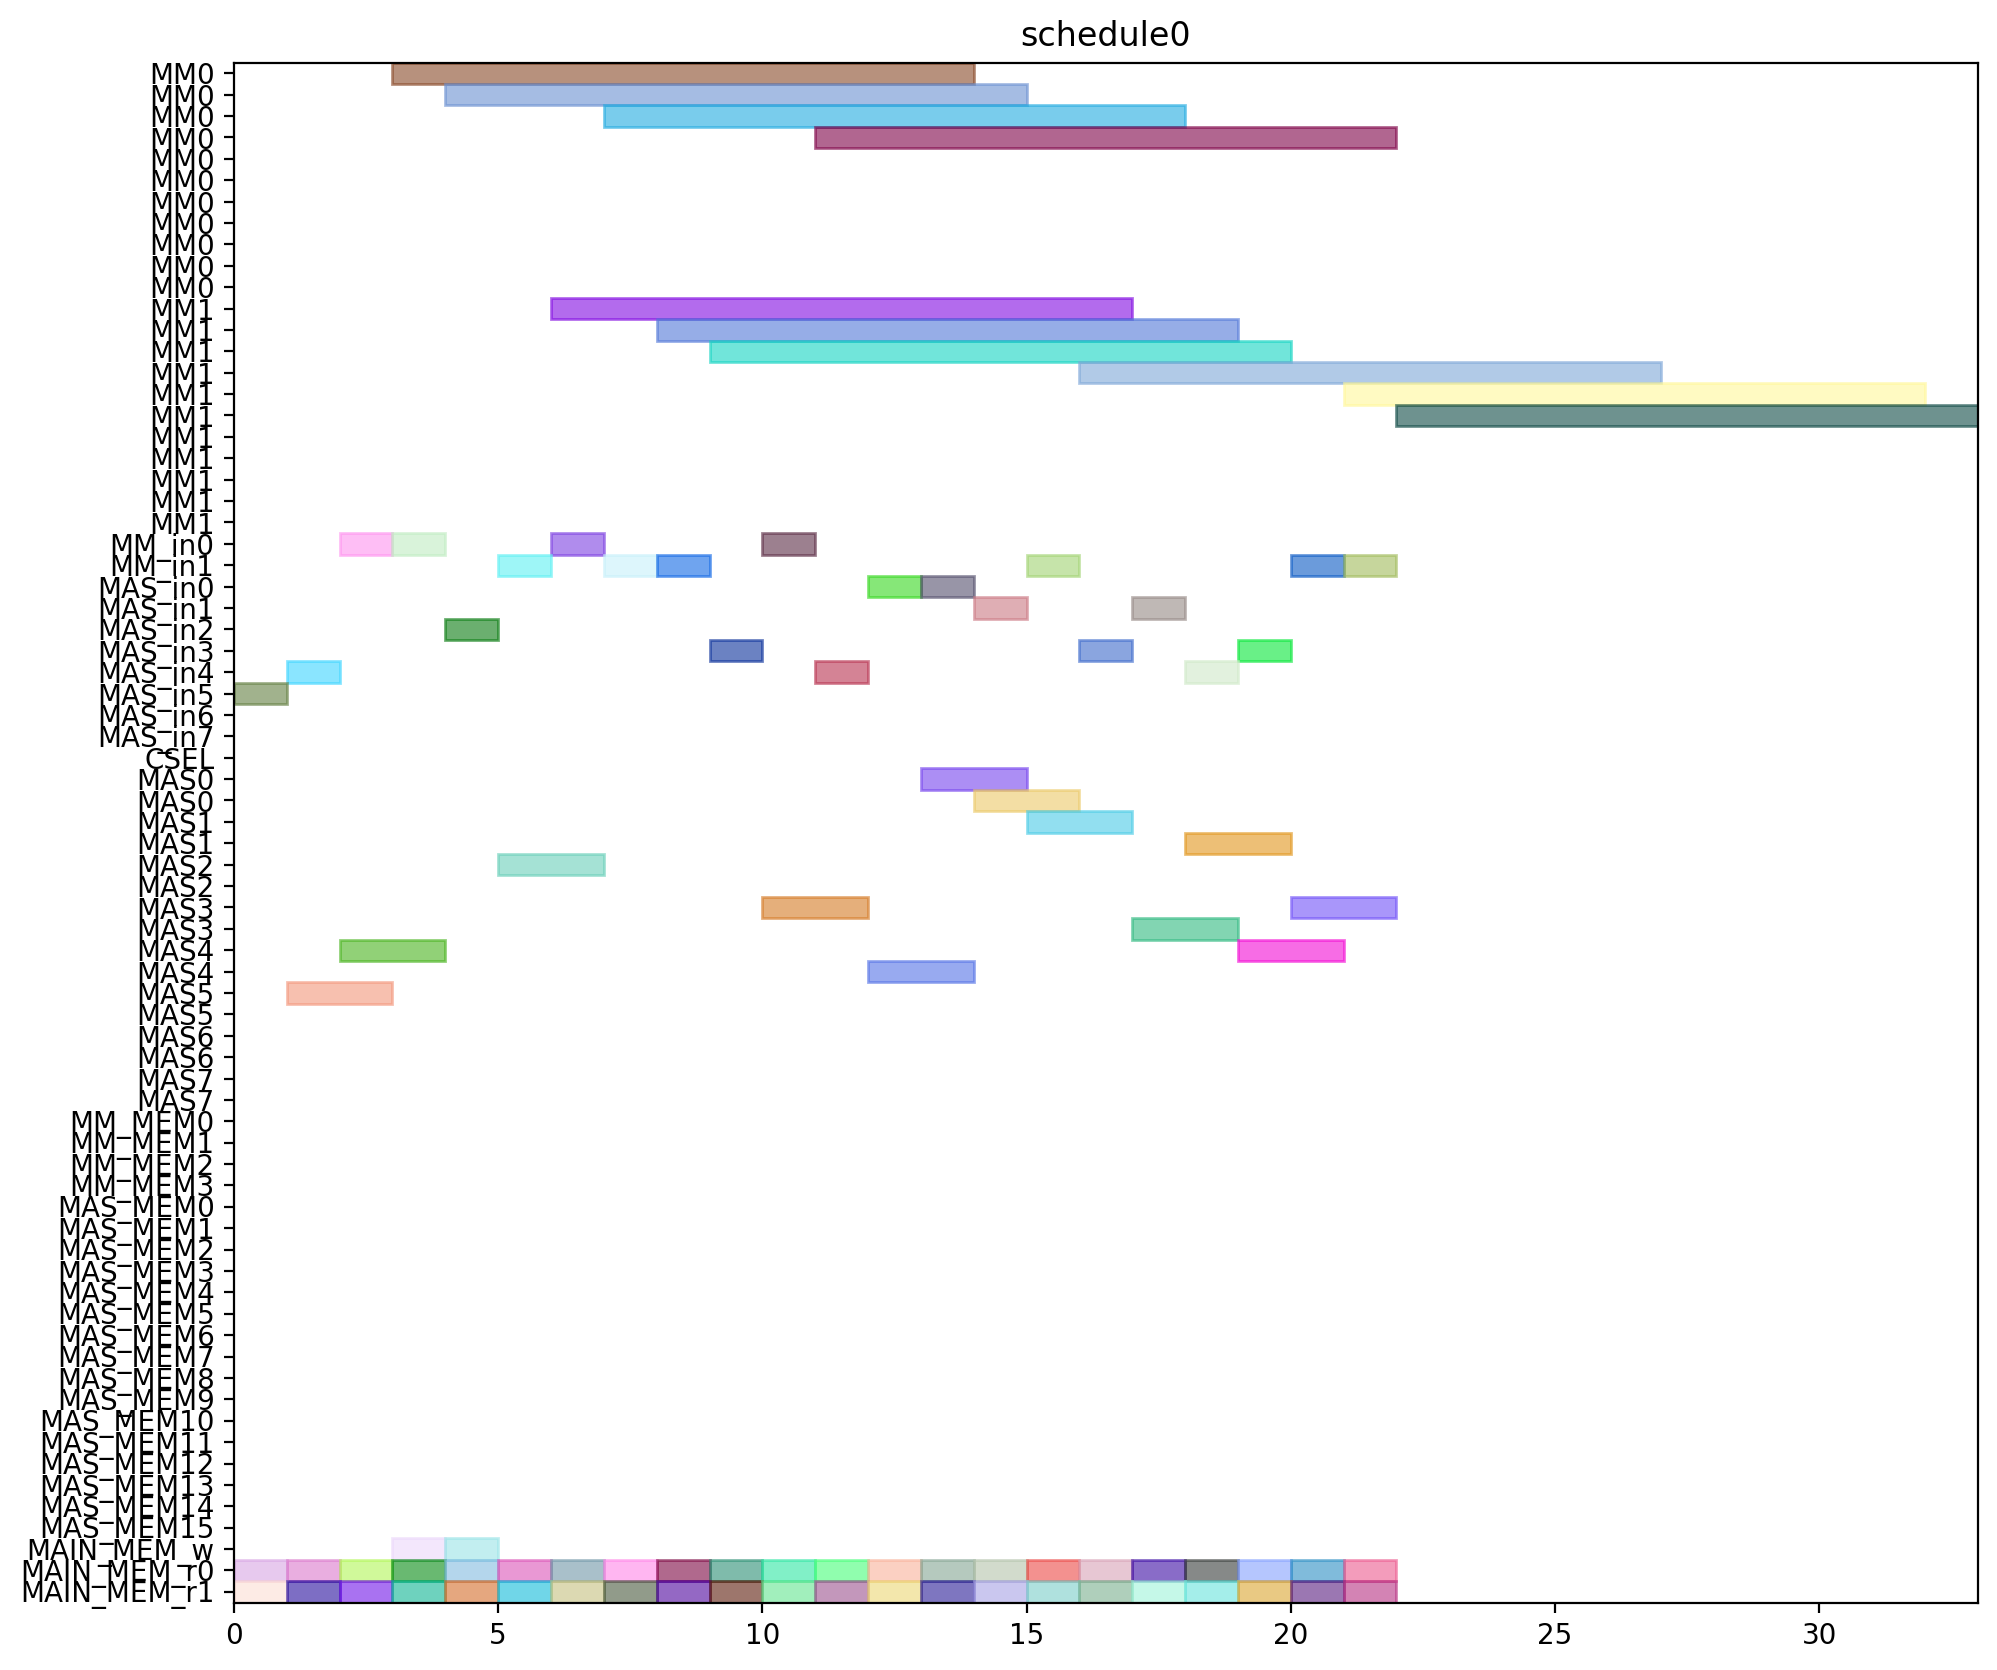

Python code for this plot:
from pyschedule import Scenario, solvers, plotters, alt


def solve():
	horizon = 120
	S = Scenario("schedule0", horizon=horizon)

	# resource
	MM = S.Resources('MM', num=2, size=11)
	MM_in = S.Resources('MM_in', num=2)
	MAS_in = S.Resources('MAS_in', num=8)
	CSEL = S.Resource('CSEL')
	MAS = S.Resources('MAS', num=8, size=2, periods=range(1, horizon))
	MM_MEM = S.Resources('MM_MEM', num=4)
	MAS_MEM = S.Resources('MAS_MEM', num=16)
	MAIN_MEM_w = S.Resource('MAIN_MEM_w', size=1)
	MAIN_MEM_r = S.Resources('MAIN_MEM_r', num=2)

	# result of previous scheduling

	# new tasks
	c10_t0 = S.Task('c10_t0', length=11, delay_cost=1)
	c10_t0 += alt(MM)
	c10_t0_in = S.Task('c10_t0_in', length=1, delay_cost=1)
	c10_t0_in += alt(MM_in)
	S += c10_t0_in*MM_in[0]<=c10_t0*MM[0]
	S += c10_t0_in*MM_in[1]<=c10_t0*MM[1]
	c10_t0_mem0 = S.Task('c10_t0_mem0', length=1, delay_cost=1)
	c10_t0_mem0 += MAIN_MEM_r[0]
	S += c10_t0_mem0 <= c10_t0

	c10_t0_mem1 = S.Task('c10_t0_mem1', length=1, delay_cost=1)
	c10_t0_mem1 += MAIN_MEM_r[1]
	S += c10_t0_mem1 <= c10_t0

	c10_t1 = S.Task('c10_t1', length=11, delay_cost=1)
	c10_t1 += alt(MM)
	c10_t1_in = S.Task('c10_t1_in', length=1, delay_cost=1)
	c10_t1_in += alt(MM_in)
	S += c10_t1_in*MM_in[0]<=c10_t1*MM[0]
	S += c10_t1_in*MM_in[1]<=c10_t1*MM[1]
	c10_t1_mem0 = S.Task('c10_t1_mem0', length=1, delay_cost=1)
	c10_t1_mem0 += MAIN_MEM_r[0]
	S += c10_t1_mem0 <= c10_t1

	c10_t1_mem1 = S.Task('c10_t1_mem1', length=1, delay_cost=1)
	c10_t1_mem1 += MAIN_MEM_r[1]
	S += c10_t1_mem1 <= c10_t1

	c10_t2 = S.Task('c10_t2', length=2, delay_cost=1)
	c10_t2 += alt(MAS)
	c10_t2_in = S.Task('c10_t2_in', length=1, delay_cost=1)
	c10_t2_in += alt(MAS_in)
	S += c10_t2_in*MAS_in[0]<=c10_t2*MAS[0]

	S += c10_t2_in*MAS_in[1]<=c10_t2*MAS[1]

	S += c10_t2_in*MAS_in[2]<=c10_t2*MAS[2]

	S += c10_t2_in*MAS_in[3]<=c10_t2*MAS[3]

	S += c10_t2_in*MAS_in[4]<=c10_t2*MAS[4]

	S += c10_t2_in*MAS_in[5]<=c10_t2*MAS[5]

	S += c10_t2_in*MAS_in[6]<=c10_t2*MAS[6]

	S += c10_t2_in*MAS_in[7]<=c10_t2*MAS[7]

	c10_t2_mem0 = S.Task('c10_t2_mem0', length=1, delay_cost=1)
	c10_t2_mem0 += MAIN_MEM_r[0]
	S += c10_t2_mem0 <= c10_t2

	c10_t2_mem1 = S.Task('c10_t2_mem1', length=1, delay_cost=1)
	c10_t2_mem1 += MAIN_MEM_r[1]
	S += c10_t2_mem1 <= c10_t2

	c10_t3 = S.Task('c10_t3', length=2, delay_cost=1)
	c10_t3 += alt(MAS)
	c10_t3_in = S.Task('c10_t3_in', length=1, delay_cost=1)
	c10_t3_in += alt(MAS_in)
	S += c10_t3_in*MAS_in[0]<=c10_t3*MAS[0]

	S += c10_t3_in*MAS_in[1]<=c10_t3*MAS[1]

	S += c10_t3_in*MAS_in[2]<=c10_t3*MAS[2]

	S += c10_t3_in*MAS_in[3]<=c10_t3*MAS[3]

	S += c10_t3_in*MAS_in[4]<=c10_t3*MAS[4]

	S += c10_t3_in*MAS_in[5]<=c10_t3*MAS[5]

	S += c10_t3_in*MAS_in[6]<=c10_t3*MAS[6]

	S += c10_t3_in*MAS_in[7]<=c10_t3*MAS[7]

	c10_t3_mem0 = S.Task('c10_t3_mem0', length=1, delay_cost=1)
	c10_t3_mem0 += MAIN_MEM_r[0]
	S += c10_t3_mem0 <= c10_t3

	c10_t3_mem1 = S.Task('c10_t3_mem1', length=1, delay_cost=1)
	c10_t3_mem1 += MAIN_MEM_r[1]
	S += c10_t3_mem1 <= c10_t3

	c20_t0 = S.Task('c20_t0', length=11, delay_cost=1)
	c20_t0 += alt(MM)
	c20_t0_in = S.Task('c20_t0_in', length=1, delay_cost=1)
	c20_t0_in += alt(MM_in)
	S += c20_t0_in*MM_in[0]<=c20_t0*MM[0]
	S += c20_t0_in*MM_in[1]<=c20_t0*MM[1]
	c20_t0_mem0 = S.Task('c20_t0_mem0', length=1, delay_cost=1)
	c20_t0_mem0 += MAIN_MEM_r[0]
	S += c20_t0_mem0 <= c20_t0

	c20_t0_mem1 = S.Task('c20_t0_mem1', length=1, delay_cost=1)
	c20_t0_mem1 += MAIN_MEM_r[1]
	S += c20_t0_mem1 <= c20_t0

	c20_t1 = S.Task('c20_t1', length=11, delay_cost=1)
	c20_t1 += alt(MM)
	c20_t1_in = S.Task('c20_t1_in', length=1, delay_cost=1)
	c20_t1_in += alt(MM_in)
	S += c20_t1_in*MM_in[0]<=c20_t1*MM[0]
	S += c20_t1_in*MM_in[1]<=c20_t1*MM[1]
	c20_t1_mem0 = S.Task('c20_t1_mem0', length=1, delay_cost=1)
	c20_t1_mem0 += MAIN_MEM_r[0]
	S += c20_t1_mem0 <= c20_t1

	c20_t1_mem1 = S.Task('c20_t1_mem1', length=1, delay_cost=1)
	c20_t1_mem1 += MAIN_MEM_r[1]
	S += c20_t1_mem1 <= c20_t1

	c20_t2 = S.Task('c20_t2', length=2, delay_cost=1)
	c20_t2 += alt(MAS)
	c20_t2_in = S.Task('c20_t2_in', length=1, delay_cost=1)
	c20_t2_in += alt(MAS_in)
	S += c20_t2_in*MAS_in[0]<=c20_t2*MAS[0]

	S += c20_t2_in*MAS_in[1]<=c20_t2*MAS[1]

	S += c20_t2_in*MAS_in[2]<=c20_t2*MAS[2]

	S += c20_t2_in*MAS_in[3]<=c20_t2*MAS[3]

	S += c20_t2_in*MAS_in[4]<=c20_t2*MAS[4]

	S += c20_t2_in*MAS_in[5]<=c20_t2*MAS[5]

	S += c20_t2_in*MAS_in[6]<=c20_t2*MAS[6]

	S += c20_t2_in*MAS_in[7]<=c20_t2*MAS[7]

	c20_t2_mem0 = S.Task('c20_t2_mem0', length=1, delay_cost=1)
	c20_t2_mem0 += MAIN_MEM_r[0]
	S += c20_t2_mem0 <= c20_t2

	c20_t2_mem1 = S.Task('c20_t2_mem1', length=1, delay_cost=1)
	c20_t2_mem1 += MAIN_MEM_r[1]
	S += c20_t2_mem1 <= c20_t2

	c20_t3 = S.Task('c20_t3', length=2, delay_cost=1)
	c20_t3 += alt(MAS)
	c20_t3_in = S.Task('c20_t3_in', length=1, delay_cost=1)
	c20_t3_in += alt(MAS_in)
	S += c20_t3_in*MAS_in[0]<=c20_t3*MAS[0]

	S += c20_t3_in*MAS_in[1]<=c20_t3*MAS[1]

	S += c20_t3_in*MAS_in[2]<=c20_t3*MAS[2]

	S += c20_t3_in*MAS_in[3]<=c20_t3*MAS[3]

	S += c20_t3_in*MAS_in[4]<=c20_t3*MAS[4]

	S += c20_t3_in*MAS_in[5]<=c20_t3*MAS[5]

	S += c20_t3_in*MAS_in[6]<=c20_t3*MAS[6]

	S += c20_t3_in*MAS_in[7]<=c20_t3*MAS[7]

	c20_t3_mem0 = S.Task('c20_t3_mem0', length=1, delay_cost=1)
	c20_t3_mem0 += MAIN_MEM_r[0]
	S += c20_t3_mem0 <= c20_t3

	c20_t3_mem1 = S.Task('c20_t3_mem1', length=1, delay_cost=1)
	c20_t3_mem1 += MAIN_MEM_r[1]
	S += c20_t3_mem1 <= c20_t3

	c01_t0 = S.Task('c01_t0', length=11, delay_cost=1)
	c01_t0 += alt(MM)
	c01_t0_in = S.Task('c01_t0_in', length=1, delay_cost=1)
	c01_t0_in += alt(MM_in)
	S += c01_t0_in*MM_in[0]<=c01_t0*MM[0]
	S += c01_t0_in*MM_in[1]<=c01_t0*MM[1]
	c01_t0_mem0 = S.Task('c01_t0_mem0', length=1, delay_cost=1)
	c01_t0_mem0 += MAIN_MEM_r[0]
	S += c01_t0_mem0 <= c01_t0

	c01_t0_mem1 = S.Task('c01_t0_mem1', length=1, delay_cost=1)
	c01_t0_mem1 += MAIN_MEM_r[1]
	S += c01_t0_mem1 <= c01_t0

	c01_t1 = S.Task('c01_t1', length=11, delay_cost=1)
	c01_t1 += alt(MM)
	c01_t1_in = S.Task('c01_t1_in', length=1, delay_cost=1)
	c01_t1_in += alt(MM_in)
	S += c01_t1_in*MM_in[0]<=c01_t1*MM[0]
	S += c01_t1_in*MM_in[1]<=c01_t1*MM[1]
	c01_t1_mem0 = S.Task('c01_t1_mem0', length=1, delay_cost=1)
	c01_t1_mem0 += MAIN_MEM_r[0]
	S += c01_t1_mem0 <= c01_t1

	c01_t1_mem1 = S.Task('c01_t1_mem1', length=1, delay_cost=1)
	c01_t1_mem1 += MAIN_MEM_r[1]
	S += c01_t1_mem1 <= c01_t1

	c01_t2 = S.Task('c01_t2', length=2, delay_cost=1)
	c01_t2 += alt(MAS)
	c01_t2_in = S.Task('c01_t2_in', length=1, delay_cost=1)
	c01_t2_in += alt(MAS_in)
	S += c01_t2_in*MAS_in[0]<=c01_t2*MAS[0]

	S += c01_t2_in*MAS_in[1]<=c01_t2*MAS[1]

	S += c01_t2_in*MAS_in[2]<=c01_t2*MAS[2]

	S += c01_t2_in*MAS_in[3]<=c01_t2*MAS[3]

	S += c01_t2_in*MAS_in[4]<=c01_t2*MAS[4]

	S += c01_t2_in*MAS_in[5]<=c01_t2*MAS[5]

	S += c01_t2_in*MAS_in[6]<=c01_t2*MAS[6]

	S += c01_t2_in*MAS_in[7]<=c01_t2*MAS[7]

	c01_t2_mem0 = S.Task('c01_t2_mem0', length=1, delay_cost=1)
	c01_t2_mem0 += MAIN_MEM_r[0]
	S += c01_t2_mem0 <= c01_t2

	c01_t2_mem1 = S.Task('c01_t2_mem1', length=1, delay_cost=1)
	c01_t2_mem1 += MAIN_MEM_r[1]
	S += c01_t2_mem1 <= c01_t2

	c01_t3 = S.Task('c01_t3', length=2, delay_cost=1)
	c01_t3 += alt(MAS)
	c01_t3_in = S.Task('c01_t3_in', length=1, delay_cost=1)
	c01_t3_in += alt(MAS_in)
	S += c01_t3_in*MAS_in[0]<=c01_t3*MAS[0]

	S += c01_t3_in*MAS_in[1]<=c01_t3*MAS[1]

	S += c01_t3_in*MAS_in[2]<=c01_t3*MAS[2]

	S += c01_t3_in*MAS_in[3]<=c01_t3*MAS[3]

	S += c01_t3_in*MAS_in[4]<=c01_t3*MAS[4]

	S += c01_t3_in*MAS_in[5]<=c01_t3*MAS[5]

	S += c01_t3_in*MAS_in[6]<=c01_t3*MAS[6]

	S += c01_t3_in*MAS_in[7]<=c01_t3*MAS[7]

	c01_t3_mem0 = S.Task('c01_t3_mem0', length=1, delay_cost=1)
	c01_t3_mem0 += MAIN_MEM_r[0]
	S += c01_t3_mem0 <= c01_t3

	c01_t3_mem1 = S.Task('c01_t3_mem1', length=1, delay_cost=1)
	c01_t3_mem1 += MAIN_MEM_r[1]
	S += c01_t3_mem1 <= c01_t3

	c11_t0 = S.Task('c11_t0', length=11, delay_cost=1)
	c11_t0 += alt(MM)
	c11_t0_in = S.Task('c11_t0_in', length=1, delay_cost=1)
	c11_t0_in += alt(MM_in)
	S += c11_t0_in*MM_in[0]<=c11_t0*MM[0]
	S += c11_t0_in*MM_in[1]<=c11_t0*MM[1]
	c11_t0_mem0 = S.Task('c11_t0_mem0', length=1, delay_cost=1)
	c11_t0_mem0 += MAIN_MEM_r[0]
	S += c11_t0_mem0 <= c11_t0

	c11_t0_mem1 = S.Task('c11_t0_mem1', length=1, delay_cost=1)
	c11_t0_mem1 += MAIN_MEM_r[1]
	S += c11_t0_mem1 <= c11_t0

	c11_t1 = S.Task('c11_t1', length=11, delay_cost=1)
	c11_t1 += alt(MM)
	c11_t1_in = S.Task('c11_t1_in', length=1, delay_cost=1)
	c11_t1_in += alt(MM_in)
	S += c11_t1_in*MM_in[0]<=c11_t1*MM[0]
	S += c11_t1_in*MM_in[1]<=c11_t1*MM[1]
	c11_t1_mem0 = S.Task('c11_t1_mem0', length=1, delay_cost=1)
	c11_t1_mem0 += MAIN_MEM_r[0]
	S += c11_t1_mem0 <= c11_t1

	c11_t1_mem1 = S.Task('c11_t1_mem1', length=1, delay_cost=1)
	c11_t1_mem1 += MAIN_MEM_r[1]
	S += c11_t1_mem1 <= c11_t1

	c11_t2 = S.Task('c11_t2', length=2, delay_cost=1)
	c11_t2 += alt(MAS)
	c11_t2_in = S.Task('c11_t2_in', length=1, delay_cost=1)
	c11_t2_in += alt(MAS_in)
	S += c11_t2_in*MAS_in[0]<=c11_t2*MAS[0]

	S += c11_t2_in*MAS_in[1]<=c11_t2*MAS[1]

	S += c11_t2_in*MAS_in[2]<=c11_t2*MAS[2]

	S += c11_t2_in*MAS_in[3]<=c11_t2*MAS[3]

	S += c11_t2_in*MAS_in[4]<=c11_t2*MAS[4]

	S += c11_t2_in*MAS_in[5]<=c11_t2*MAS[5]

	S += c11_t2_in*MAS_in[6]<=c11_t2*MAS[6]

	S += c11_t2_in*MAS_in[7]<=c11_t2*MAS[7]

	c11_t2_mem0 = S.Task('c11_t2_mem0', length=1, delay_cost=1)
	c11_t2_mem0 += MAIN_MEM_r[0]
	S += c11_t2_mem0 <= c11_t2

	c11_t2_mem1 = S.Task('c11_t2_mem1', length=1, delay_cost=1)
	c11_t2_mem1 += MAIN_MEM_r[1]
	S += c11_t2_mem1 <= c11_t2

	c11_t3 = S.Task('c11_t3', length=2, delay_cost=1)
	c11_t3 += alt(MAS)
	c11_t3_in = S.Task('c11_t3_in', length=1, delay_cost=1)
	c11_t3_in += alt(MAS_in)
	S += c11_t3_in*MAS_in[0]<=c11_t3*MAS[0]

	S += c11_t3_in*MAS_in[1]<=c11_t3*MAS[1]

	S += c11_t3_in*MAS_in[2]<=c11_t3*MAS[2]

	S += c11_t3_in*MAS_in[3]<=c11_t3*MAS[3]

	S += c11_t3_in*MAS_in[4]<=c11_t3*MAS[4]

	S += c11_t3_in*MAS_in[5]<=c11_t3*MAS[5]

	S += c11_t3_in*MAS_in[6]<=c11_t3*MAS[6]

	S += c11_t3_in*MAS_in[7]<=c11_t3*MAS[7]

	c11_t3_mem0 = S.Task('c11_t3_mem0', length=1, delay_cost=1)
	c11_t3_mem0 += MAIN_MEM_r[0]
	S += c11_t3_mem0 <= c11_t3

	c11_t3_mem1 = S.Task('c11_t3_mem1', length=1, delay_cost=1)
	c11_t3_mem1 += MAIN_MEM_r[1]
	S += c11_t3_mem1 <= c11_t3

	c21_t0 = S.Task('c21_t0', length=11, delay_cost=1)
	c21_t0 += alt(MM)
	c21_t0_in = S.Task('c21_t0_in', length=1, delay_cost=1)
	c21_t0_in += alt(MM_in)
	S += c21_t0_in*MM_in[0]<=c21_t0*MM[0]
	S += c21_t0_in*MM_in[1]<=c21_t0*MM[1]
	c21_t0_mem0 = S.Task('c21_t0_mem0', length=1, delay_cost=1)
	c21_t0_mem0 += MAIN_MEM_r[0]
	S += c21_t0_mem0 <= c21_t0

	c21_t0_mem1 = S.Task('c21_t0_mem1', length=1, delay_cost=1)
	c21_t0_mem1 += MAIN_MEM_r[1]
	S += c21_t0_mem1 <= c21_t0

	c21_t1 = S.Task('c21_t1', length=11, delay_cost=1)
	c21_t1 += alt(MM)
	c21_t1_in = S.Task('c21_t1_in', length=1, delay_cost=1)
	c21_t1_in += alt(MM_in)
	S += c21_t1_in*MM_in[0]<=c21_t1*MM[0]
	S += c21_t1_in*MM_in[1]<=c21_t1*MM[1]
	c21_t1_mem0 = S.Task('c21_t1_mem0', length=1, delay_cost=1)
	c21_t1_mem0 += MAIN_MEM_r[0]
	S += c21_t1_mem0 <= c21_t1

	c21_t1_mem1 = S.Task('c21_t1_mem1', length=1, delay_cost=1)
	c21_t1_mem1 += MAIN_MEM_r[1]
	S += c21_t1_mem1 <= c21_t1

	c21_t2 = S.Task('c21_t2', length=2, delay_cost=1)
	c21_t2 += alt(MAS)
	c21_t2_in = S.Task('c21_t2_in', length=1, delay_cost=1)
	c21_t2_in += alt(MAS_in)
	S += c21_t2_in*MAS_in[0]<=c21_t2*MAS[0]

	S += c21_t2_in*MAS_in[1]<=c21_t2*MAS[1]

	S += c21_t2_in*MAS_in[2]<=c21_t2*MAS[2]

	S += c21_t2_in*MAS_in[3]<=c21_t2*MAS[3]

	S += c21_t2_in*MAS_in[4]<=c21_t2*MAS[4]

	S += c21_t2_in*MAS_in[5]<=c21_t2*MAS[5]

	S += c21_t2_in*MAS_in[6]<=c21_t2*MAS[6]

	S += c21_t2_in*MAS_in[7]<=c21_t2*MAS[7]

	c21_t2_mem0 = S.Task('c21_t2_mem0', length=1, delay_cost=1)
	c21_t2_mem0 += MAIN_MEM_r[0]
	S += c21_t2_mem0 <= c21_t2

	c21_t2_mem1 = S.Task('c21_t2_mem1', length=1, delay_cost=1)
	c21_t2_mem1 += MAIN_MEM_r[1]
	S += c21_t2_mem1 <= c21_t2

	c21_t3 = S.Task('c21_t3', length=2, delay_cost=1)
	c21_t3 += alt(MAS)
	c21_t3_in = S.Task('c21_t3_in', length=1, delay_cost=1)
	c21_t3_in += alt(MAS_in)
	S += c21_t3_in*MAS_in[0]<=c21_t3*MAS[0]

	S += c21_t3_in*MAS_in[1]<=c21_t3*MAS[1]

	S += c21_t3_in*MAS_in[2]<=c21_t3*MAS[2]

	S += c21_t3_in*MAS_in[3]<=c21_t3*MAS[3]

	S += c21_t3_in*MAS_in[4]<=c21_t3*MAS[4]

	S += c21_t3_in*MAS_in[5]<=c21_t3*MAS[5]

	S += c21_t3_in*MAS_in[6]<=c21_t3*MAS[6]

	S += c21_t3_in*MAS_in[7]<=c21_t3*MAS[7]

	c21_t3_mem0 = S.Task('c21_t3_mem0', length=1, delay_cost=1)
	c21_t3_mem0 += MAIN_MEM_r[0]
	S += c21_t3_mem0 <= c21_t3

	c21_t3_mem1 = S.Task('c21_t3_mem1', length=1, delay_cost=1)
	c21_t3_mem1 += MAIN_MEM_r[1]
	S += c21_t3_mem1 <= c21_t3

	c000 = S.Task('c000', length=2, delay_cost=1)
	c000 += alt(MAS)
	c000_in = S.Task('c000_in', length=1, delay_cost=1)
	c000_in += alt(MAS_in)
	S += c000_in*MAS_in[0]<=c000*MAS[0]

	S += c000_in*MAS_in[1]<=c000*MAS[1]

	S += c000_in*MAS_in[2]<=c000*MAS[2]

	S += c000_in*MAS_in[3]<=c000*MAS[3]

	S += c000_in*MAS_in[4]<=c000*MAS[4]

	S += c000_in*MAS_in[5]<=c000*MAS[5]

	S += c000_in*MAS_in[6]<=c000*MAS[6]

	S += c000_in*MAS_in[7]<=c000*MAS[7]

	S += 0<c000

	c000_w = S.Task('c000_w', length=1, delay_cost=1)
	c000_w += alt(MAIN_MEM_w)
	S += c000 <= c000_w

	c000_mem0 = S.Task('c000_mem0', length=1, delay_cost=1)
	c000_mem0 += MAIN_MEM_r[0]
	S += c000_mem0 <= c000

	c000_mem1 = S.Task('c000_mem1', length=1, delay_cost=1)
	c000_mem1 += MAIN_MEM_r[1]
	S += c000_mem1 <= c000

	c001 = S.Task('c001', length=2, delay_cost=1)
	c001 += alt(MAS)
	c001_in = S.Task('c001_in', length=1, delay_cost=1)
	c001_in += alt(MAS_in)
	S += c001_in*MAS_in[0]<=c001*MAS[0]

	S += c001_in*MAS_in[1]<=c001*MAS[1]

	S += c001_in*MAS_in[2]<=c001*MAS[2]

	S += c001_in*MAS_in[3]<=c001*MAS[3]

	S += c001_in*MAS_in[4]<=c001*MAS[4]

	S += c001_in*MAS_in[5]<=c001*MAS[5]

	S += c001_in*MAS_in[6]<=c001*MAS[6]

	S += c001_in*MAS_in[7]<=c001*MAS[7]

	S += 0<c001

	c001_w = S.Task('c001_w', length=1, delay_cost=1)
	c001_w += alt(MAIN_MEM_w)
	S += c001 <= c001_w

	c001_mem0 = S.Task('c001_mem0', length=1, delay_cost=1)
	c001_mem0 += MAIN_MEM_r[0]
	S += c001_mem0 <= c001

	c001_mem1 = S.Task('c001_mem1', length=1, delay_cost=1)
	c001_mem1 += MAIN_MEM_r[1]
	S += c001_mem1 <= c001

	solvers.mip.solve(S,msg=1,kind='CPLEX',ratio_gap=1.01)

	solution = [['hoge']*len(S.solution()[1]) for i in range(len(S.solution()))]
	for i in range(len(S.solution())):
		for j in range(len(S.solution()[i])):
			solution[i][j]=str(S.solution()[i][j])
	print(solution)

	cycles = int(solution[-1][3])

	pic_file_name = "/mnt/rose/usr1/fukuda/ABE/multiRAM_multiMAS_16mux/scheduling_result/stage11MM2_stage2MAS8/FROB/schedule0.png"
	if(S.solution() != []):
		plotters.matplotlib.plot(S,img_filename=pic_file_name, show_task_labels=False, fig_size=(cycles*0.25+3, 10))

	return solution
